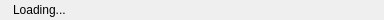
<?xml version="1.0" encoding="UTF-8"?>
<ui version="4.0">
 <class>FoldingBar</class>
 <widget class="QWidget" name="FoldingBar">
  <property name="geometry">
   <rect>
    <x>0</x>
    <y>0</y>
    <width>384</width>
    <height>20</height>
   </rect>
  </property>
  <property name="autoFillBackground">
   <bool>true</bool>
  </property>
  <layout class="QHBoxLayout">
   <property name="margin">
    <number>0</number>
   </property>
   <item>
    <widget class="QLabel" name="arrowLabel">
     <property name="text">
      <string/>
     </property>
     <property name="pixmap">
      <pixmap resource="gerbil.qrc">:/basic/arrow-down</pixmap>
     </property>
    </widget>
   </item>
   <item>
    <widget class="QLabel" name="titleLabel">
     <property name="text">
      <string>Loading...</string>
     </property>
     <property name="textFormat">
      <enum>Qt::RichText</enum>
     </property>
     <property name="margin">
      <number>2</number>
     </property>
    </widget>
   </item>
   <item>
    <spacer name="horizontalSpacer">
     <property name="orientation">
      <enum>Qt::Horizontal</enum>
     </property>
     <property name="sizeHint" stdset="0">
      <size>
       <width>343</width>
       <height>20</height>
      </size>
     </property>
    </spacer>
   </item>
  </layout>
 </widget>
 <resources>
  <include location="gerbil.qrc"/>
 </resources>
 <connections/>
</ui>
